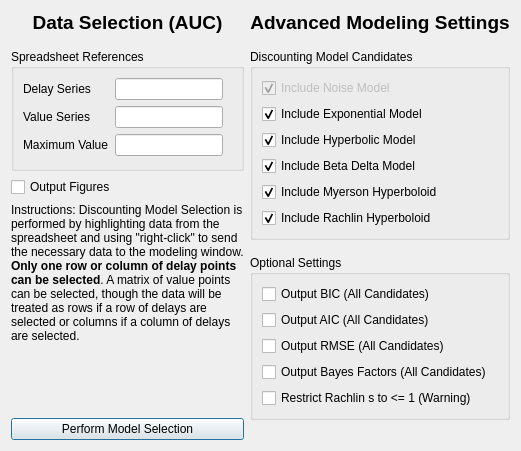
<?xml version="1.0" encoding="UTF-8"?>
<ui version="4.0">
 <class>DiscountingModelSelectionAreaDialog</class>
 <widget class="QDialog" name="DiscountingModelSelectionAreaDialog">
  <property name="geometry">
   <rect>
    <x>0</x>
    <y>0</y>
    <width>602</width>
    <height>432</height>
   </rect>
  </property>
  <property name="windowTitle">
   <string>Discounting Area Calculator</string>
  </property>
  <layout class="QHBoxLayout" name="horizontalLayout_2">
   <property name="sizeConstraint">
    <enum>QLayout::SetFixedSize</enum>
   </property>
   <item>
    <layout class="QHBoxLayout" name="horizontalLayout">
     <item>
      <layout class="QVBoxLayout" name="verticalLayout_3">
       <property name="sizeConstraint">
        <enum>QLayout::SetDefaultConstraint</enum>
       </property>
       <property name="leftMargin">
        <number>0</number>
       </property>
       <property name="rightMargin">
        <number>0</number>
       </property>
       <item alignment="Qt::AlignTop">
        <widget class="QLabel" name="TitleBasicSettings">
         <property name="sizePolicy">
          <sizepolicy hsizetype="Minimum" vsizetype="Fixed">
           <horstretch>0</horstretch>
           <verstretch>0</verstretch>
          </sizepolicy>
         </property>
         <property name="text">
          <string>&lt;html&gt;&lt;head/&gt;&lt;body&gt;&lt;p&gt;&lt;span style=&quot; font-size:14pt; font-weight:600;&quot;&gt;Data Selection (AUC)&lt;/span&gt;&lt;/p&gt;&lt;/body&gt;&lt;/html&gt;</string>
         </property>
         <property name="alignment">
          <set>Qt::AlignCenter</set>
         </property>
         <property name="margin">
          <number>5</number>
         </property>
        </widget>
       </item>
       <item>
        <widget class="Line" name="line">
         <property name="lineWidth">
          <number>0</number>
         </property>
         <property name="orientation">
          <enum>Qt::Horizontal</enum>
         </property>
        </widget>
       </item>
       <item>
        <widget class="QGroupBox" name="groupBox_2">
         <property name="sizePolicy">
          <sizepolicy hsizetype="Preferred" vsizetype="Fixed">
           <horstretch>0</horstretch>
           <verstretch>0</verstretch>
          </sizepolicy>
         </property>
         <property name="title">
          <string>Spreadsheet References</string>
         </property>
         <layout class="QFormLayout" name="formLayout_3">
          <property name="sizeConstraint">
           <enum>QLayout::SetMinAndMaxSize</enum>
          </property>
          <property name="fieldGrowthPolicy">
           <enum>QFormLayout::FieldsStayAtSizeHint</enum>
          </property>
          <property name="verticalSpacing">
           <number>6</number>
          </property>
          <property name="bottomMargin">
           <number>12</number>
          </property>
          <item row="0" column="0">
           <widget class="QLabel" name="labelDelay">
            <property name="text">
             <string>Delay Series</string>
            </property>
           </widget>
          </item>
          <item row="0" column="1">
           <widget class="QLineEdit" name="lineEditDelays">
            <property name="enabled">
             <bool>true</bool>
            </property>
            <property name="sizePolicy">
             <sizepolicy hsizetype="Preferred" vsizetype="Fixed">
              <horstretch>0</horstretch>
              <verstretch>0</verstretch>
             </sizepolicy>
            </property>
            <property name="toolTip">
             <string/>
            </property>
            <property name="toolTipDuration">
             <number>10</number>
            </property>
            <property name="statusTip">
             <string/>
            </property>
            <property name="whatsThis">
             <string/>
            </property>
            <property name="readOnly">
             <bool>true</bool>
            </property>
            <property name="clearButtonEnabled">
             <bool>false</bool>
            </property>
           </widget>
          </item>
          <item row="1" column="0">
           <widget class="QLabel" name="labelValue">
            <property name="text">
             <string>Value Series</string>
            </property>
           </widget>
          </item>
          <item row="1" column="1">
           <widget class="QLineEdit" name="lineEditValues">
            <property name="enabled">
             <bool>true</bool>
            </property>
            <property name="readOnly">
             <bool>true</bool>
            </property>
            <property name="clearButtonEnabled">
             <bool>false</bool>
            </property>
           </widget>
          </item>
          <item row="2" column="0">
           <widget class="QLabel" name="labelValue_2">
            <property name="text">
             <string>Maximum Value</string>
            </property>
           </widget>
          </item>
          <item row="2" column="1">
           <widget class="QLineEdit" name="lineEditMaxValue"/>
          </item>
         </layout>
        </widget>
       </item>
       <item>
        <widget class="QCheckBox" name="displayPlotFigures">
         <property name="enabled">
          <bool>true</bool>
         </property>
         <property name="sizePolicy">
          <sizepolicy hsizetype="Minimum" vsizetype="Preferred">
           <horstretch>0</horstretch>
           <verstretch>0</verstretch>
          </sizepolicy>
         </property>
         <property name="text">
          <string>Output Figures</string>
         </property>
        </widget>
       </item>
       <item>
        <widget class="QLabel" name="label_6">
         <property name="sizePolicy">
          <sizepolicy hsizetype="Preferred" vsizetype="MinimumExpanding">
           <horstretch>0</horstretch>
           <verstretch>0</verstretch>
          </sizepolicy>
         </property>
         <property name="text">
          <string>&lt;html&gt;&lt;head/&gt;&lt;body&gt;&lt;p&gt;Instructions: Discounting Model Selection is performed by highlighting data from the spreadsheet and using &amp;quot;right-click&amp;quot; to send the necessary data to the modeling window. &lt;span style=&quot; font-weight:600;&quot;&gt;Only one row or column of delay points can be selected&lt;/span&gt;. A matrix of value points can be selected, though the data will be treated as rows if a row of delays are selected or columns if a column of delays are selected. &lt;/p&gt;&lt;/body&gt;&lt;/html&gt;</string>
         </property>
         <property name="textFormat">
          <enum>Qt::RichText</enum>
         </property>
         <property name="alignment">
          <set>Qt::AlignLeading|Qt::AlignLeft|Qt::AlignTop</set>
         </property>
         <property name="wordWrap">
          <bool>true</bool>
         </property>
         <property name="margin">
          <number>0</number>
         </property>
        </widget>
       </item>
       <item>
        <widget class="QPushButton" name="pushButton">
         <property name="text">
          <string>Perform Model Selection</string>
         </property>
        </widget>
       </item>
      </layout>
     </item>
     <item>
      <layout class="QVBoxLayout" name="verticalLayout_6">
       <item>
        <widget class="QLabel" name="TitleAdvancedSettings">
         <property name="sizePolicy">
          <sizepolicy hsizetype="Minimum" vsizetype="Maximum">
           <horstretch>0</horstretch>
           <verstretch>0</verstretch>
          </sizepolicy>
         </property>
         <property name="lineWidth">
          <number>1</number>
         </property>
         <property name="text">
          <string>&lt;html&gt;&lt;head/&gt;&lt;body&gt;&lt;p&gt;&lt;span style=&quot; font-size:14pt; font-weight:600;&quot;&gt;Advanced Modeling Settings&lt;/span&gt;&lt;/p&gt;&lt;/body&gt;&lt;/html&gt;</string>
         </property>
         <property name="alignment">
          <set>Qt::AlignCenter</set>
         </property>
         <property name="margin">
          <number>5</number>
         </property>
        </widget>
       </item>
       <item>
        <widget class="Line" name="line_2">
         <property name="lineWidth">
          <number>0</number>
         </property>
         <property name="orientation">
          <enum>Qt::Horizontal</enum>
         </property>
        </widget>
       </item>
       <item>
        <widget class="QGroupBox" name="groupBox">
         <property name="sizePolicy">
          <sizepolicy hsizetype="Minimum" vsizetype="Fixed">
           <horstretch>0</horstretch>
           <verstretch>0</verstretch>
          </sizepolicy>
         </property>
         <property name="title">
          <string>Discounting Model Candidates</string>
         </property>
         <layout class="QVBoxLayout" name="verticalLayout">
          <item>
           <widget class="QCheckBox" name="checkBoxNoise">
            <property name="enabled">
             <bool>false</bool>
            </property>
            <property name="text">
             <string>Include Noise Model</string>
            </property>
            <property name="checked">
             <bool>true</bool>
            </property>
           </widget>
          </item>
          <item>
           <widget class="QCheckBox" name="checkBoxExponential">
            <property name="text">
             <string>Include Exponential Model</string>
            </property>
            <property name="checked">
             <bool>true</bool>
            </property>
           </widget>
          </item>
          <item>
           <widget class="QCheckBox" name="checkBoxHyperbolic">
            <property name="text">
             <string>Include Hyperbolic Model</string>
            </property>
            <property name="checked">
             <bool>true</bool>
            </property>
           </widget>
          </item>
          <item>
           <widget class="QCheckBox" name="checkBoxQuasiHyperbolic">
            <property name="text">
             <string>Include Beta Delta Model</string>
            </property>
            <property name="checked">
             <bool>true</bool>
            </property>
           </widget>
          </item>
          <item>
           <widget class="QCheckBox" name="checkBoxMyersonHyperboloid">
            <property name="text">
             <string>Include Myerson Hyperboloid</string>
            </property>
            <property name="checked">
             <bool>true</bool>
            </property>
           </widget>
          </item>
          <item>
           <widget class="QCheckBox" name="checkBoxRachlinHyperboloid">
            <property name="text">
             <string>Include Rachlin Hyperboloid</string>
            </property>
            <property name="checked">
             <bool>true</bool>
            </property>
           </widget>
          </item>
         </layout>
        </widget>
       </item>
       <item>
        <widget class="Line" name="line_3">
         <property name="lineWidth">
          <number>0</number>
         </property>
         <property name="orientation">
          <enum>Qt::Horizontal</enum>
         </property>
        </widget>
       </item>
       <item>
        <widget class="QGroupBox" name="groupBox_3">
         <property name="sizePolicy">
          <sizepolicy hsizetype="Minimum" vsizetype="Fixed">
           <horstretch>0</horstretch>
           <verstretch>0</verstretch>
          </sizepolicy>
         </property>
         <property name="title">
          <string>Optional Settings</string>
         </property>
         <layout class="QVBoxLayout" name="verticalLayout_2">
          <property name="sizeConstraint">
           <enum>QLayout::SetDefaultConstraint</enum>
          </property>
          <item>
           <widget class="QCheckBox" name="checkBoxBIC">
            <property name="text">
             <string>Output BIC (All Candidates)</string>
            </property>
           </widget>
          </item>
          <item>
           <widget class="QCheckBox" name="checkBoxAIC">
            <property name="text">
             <string>Output AIC (All Candidates)</string>
            </property>
           </widget>
          </item>
          <item>
           <widget class="QCheckBox" name="checkBoxRMSE">
            <property name="text">
             <string>Output RMSE (All Candidates)</string>
            </property>
           </widget>
          </item>
          <item>
           <widget class="QCheckBox" name="checkBoxBF">
            <property name="text">
             <string>Output Bayes Factors (All Candidates)</string>
            </property>
           </widget>
          </item>
          <item>
           <widget class="QCheckBox" name="checkBoxRachlin">
            <property name="text">
             <string>Restrict Rachlin s to &lt;= 1 (Warning)</string>
            </property>
           </widget>
          </item>
         </layout>
        </widget>
       </item>
       <item>
        <widget class="QLabel" name="label">
         <property name="sizePolicy">
          <sizepolicy hsizetype="Minimum" vsizetype="Preferred">
           <horstretch>0</horstretch>
           <verstretch>0</verstretch>
          </sizepolicy>
         </property>
         <property name="text">
          <string/>
         </property>
        </widget>
       </item>
      </layout>
     </item>
    </layout>
   </item>
  </layout>
 </widget>
 <resources/>
 <connections/>
</ui>
